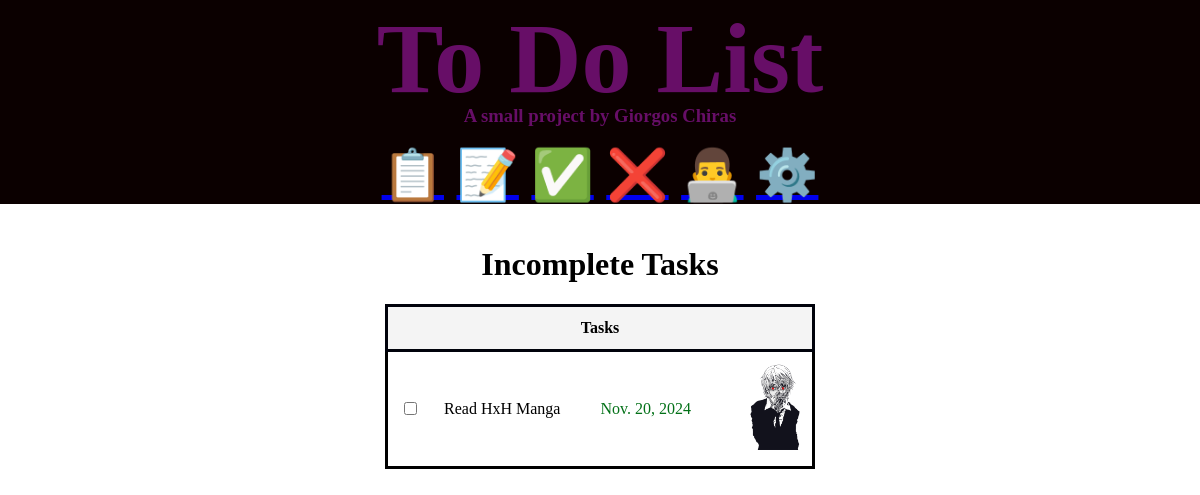
The page /todolist/incomplete/ (signed in) on the database its author committed.
### todolist/models.py (models this page shows, shortened)
class AddItem(models.Model):
    user = models.ForeignKey(User, on_delete=models.CASCADE, default=1)
    text=models.CharField(max_length=100)
    due_date=models.DateField(default=timezone.now,)
    completed=models.BooleanField(default=False)
    picture=models.ImageField(default='default.jpg',blank=True)

### todolist/views/class_based_views.py (the view)
# urls.py: path('incomplete/',incomplete_view.as_view(), name="incomplete"),
class incomplete_view(LoginRequiredMixin, ListView):
    login_url = 'login'
    model = AddItem
    template_name = "todolist/incomplete.html"
    def get_queryset(self):
        return AddItem.objects.filter(user=self.request.user, completed=False)

### templates/todolist/incomplete.html (shortened to what this page needs)
{% extends 'layout.html' %}
{% block content %}
        {% load static %}
    <link rel="stylesheet" href="{% static 'index.css' %}">
<h1 class="underlined-title">Incomplete Tasks</h1>
<table>
   <thead>
        <tr>
            {% if object_list %}
            <th colspan="4" class="table-titles">Tasks</th>
                {% else %}
                <th colspan="4" class="table-titles" style="color: red">No incomplete tasks</th>
            {% endif %}
        </tr>
    </thead>
    {% for item in object_list %}
        <tr>
            <td>
                <form method="POST" action="{% url 'status' part_id=item.id %}">
                    <input
                        type="checkbox"
                        name="completed"
                        onchange="this.form.submit()"
                        {% if item.completed %} checked {% endif %}>
                </form>
            </td>
            <td>{{ item.text }}&emsp;</td>
            <td class="due-date">{{ item.due_date }}</td>
            {% if item.picture %}
                <td><img src="{{ item.picture.url }}" class="task-image" alt="{{ item.text }}"></td>
            {% else %}
                <td class="empty-cell"></td>
            {% endif %}
        </tr>
    {% endfor %}
</table>
{% endblock %}

### static/layout.css (style rules this page uses)
body { padding: 0; margin: 0; background-color: #ffffff; }

### static/index.css (style rules this page uses)
.underlined-title { text-align: center; background-size:auto 2px; }
.due-date { color: #037118; font-family: 'Cambria Math', serif; margin-left: 150px; }
.task-image { width: 50px; margin-left: 35px; }
body { background-color: #ffffff; }
.table-titles { text-align: center; padding: 12px; font-weight: bold; margin: 0 auto; }
th, td { text-align: center; padding: 12px; }
th.table-titles { text-align: center; font-weight: bold; background-color: #f4f4f4; padding: 12px; border: 3px solid #00020b; }
table { margin: 0 auto; border-collapse: collapse; }

### rows shown on the page
AddItem: text "Read HxH Manga", due_date "Nov. 20, 2024", picture (picture)
